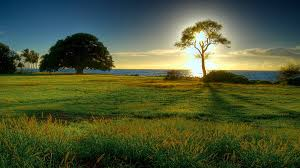
#> input picture input_images/nature1.jpg, 300 x 168 px; its folder holds 2 pictures in this run
$ python resize_images.py
#> lines starting #> are read from the running program, lines starting #| are printed output that depends on the picture
import os
from PIL import Image

# Configurable settings
input_folder = 'input_images'
output_folder = 'output_images'
new_size = (800, 600)  # Resize all images to this size

# Create output folder if it doesn't exist
os.makedirs(output_folder, exist_ok=True)

# Loop through all files in input folder
for filename in os.listdir(input_folder):
    if filename.lower().endswith(('.png', '.jpg', '.jpeg', '.bmp', '.gif')):
        input_path = os.path.join(input_folder, filename)
        output_path = os.path.join(output_folder, filename)

        try:
            with Image.open(input_path) as img:
#> img is the input picture: PIL image 300x168 RGB; mean R, G, B 78, 88.1, 54.1
                resized_img = img.resize(new_size, Image.Resampling.LANCZOS)
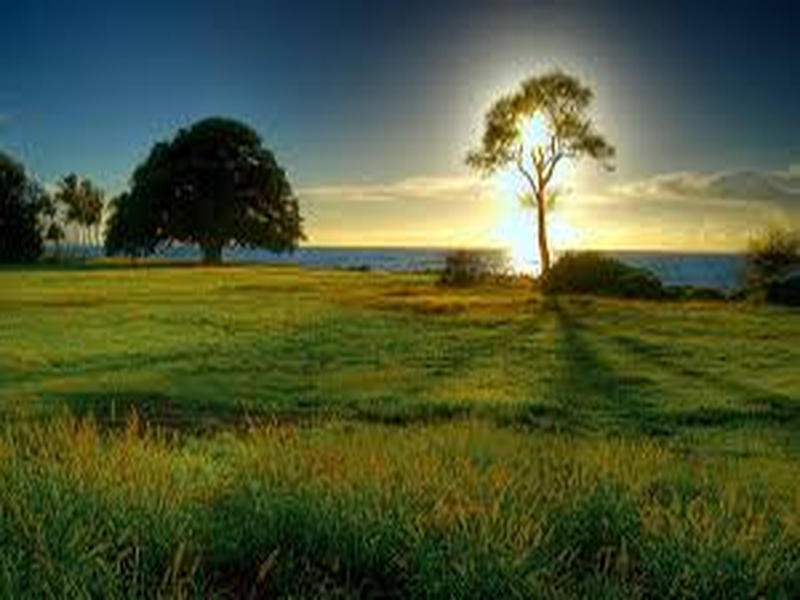
#> resized_img: PIL image 800x600 RGB; mean R, G, B 78, 88.1, 54.2
                resized_img.save(output_path)
                print(f" Resized: {filename}")
        except Exception as e:
            print(f"❌ Error processing {filename}: {e}")
#> pass 2 of the loop `for filename in os.listdir(input_folder):`:
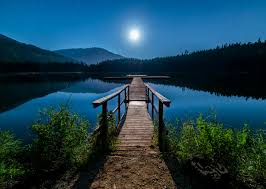
#> input picture input_images/nature2.jpg, 266 x 189 px
#> img is the input picture: PIL image 266x189 RGB; mean R, G, B 27.7, 65.3, 82.2
#> `resized_img = img.resize(new_size, Image.Resampling.LANCZOS)`:
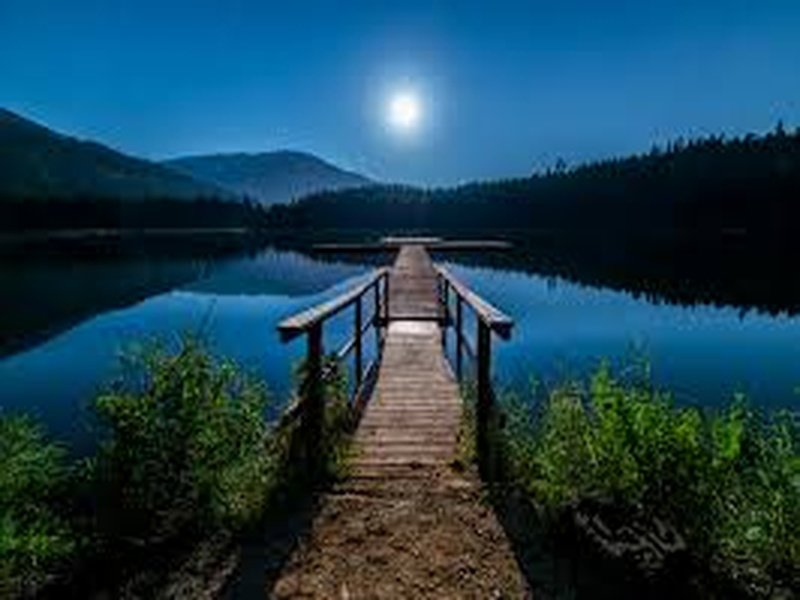
#> resized_img: PIL image 800x600 RGB; mean R, G, B 27.8, 65.4, 82.3

print("\n All images processed!")
